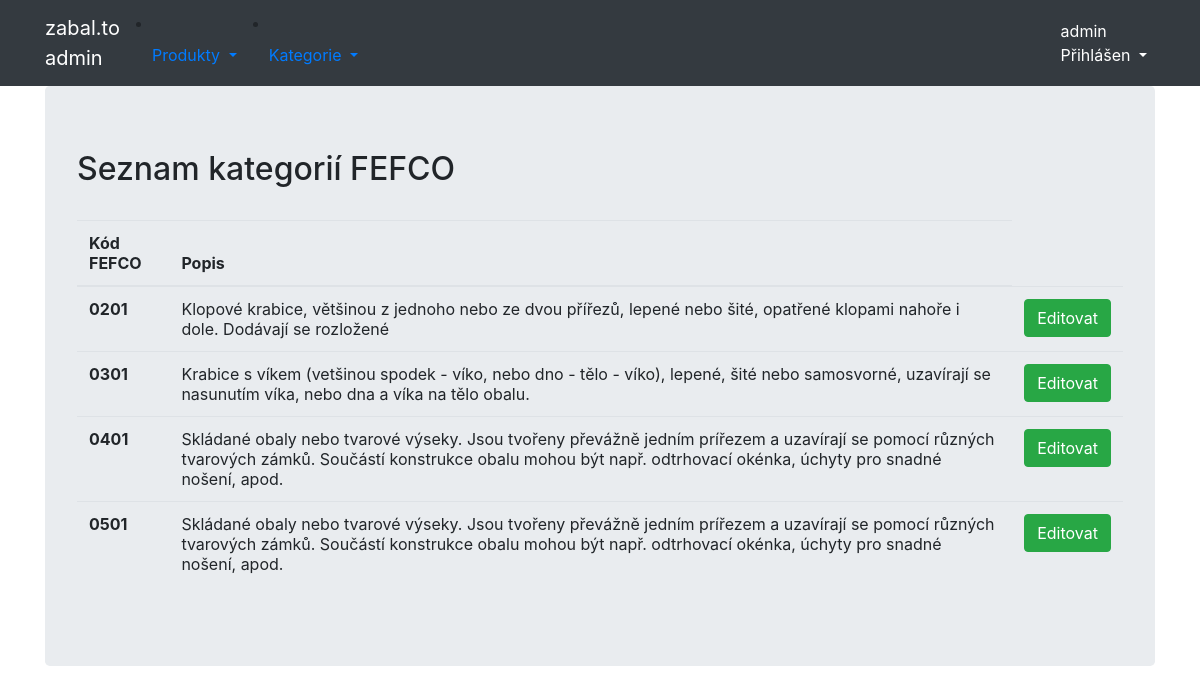
The app's page /utils/fefco (signed in), older data.
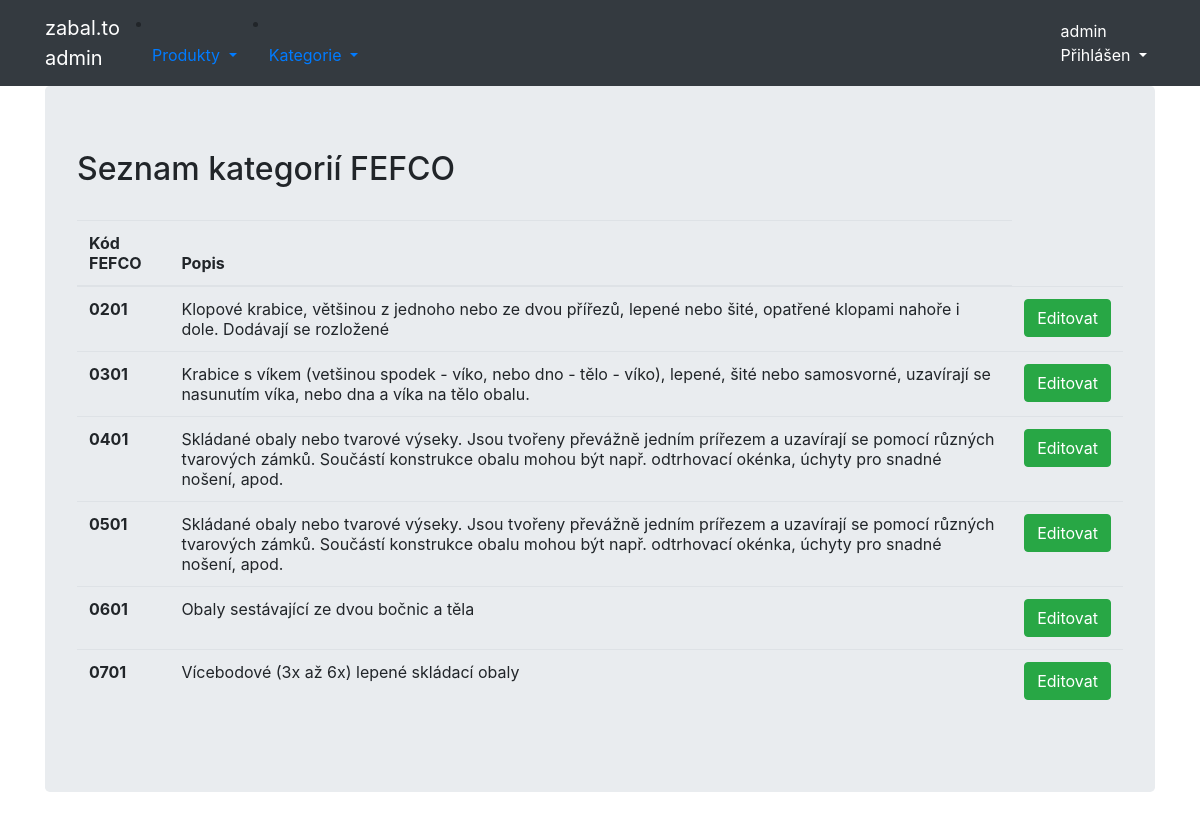
The same page, newer data.
### utils/models.py (models this page shows, shortened)
class Fefco(Model):
    fefco_code = IntegerField(primary_key=True)
    description = CharField(max_length=500)

### utils/views.py (the view, shortened to what this page needs)
# urls.py: path('utils/fefco', FefcoListView.as_view(), name='fefco'),
class FefcoListView(PermissionRequiredMixin, LoginRequiredMixin, ListView):
    template_name = 'fefco_list.html'
    model = Fefco
    permission_required = 'utils.utils'

### utils/templates/fefco_list.html
{% extends "base.html" %}
{% block content %}
    <h2>Seznam kategorií FEFCO</h2><br>
    <table class="table">
      <thead>
        <tr>
          <th scope="col">Kód FEFCO</th>
          <th scope="col">Popis</th>
        </tr>
      </thead>
      <tbody>
                {% for fefco in object_list %}
                    <tr>
                      <th scope="row">0{{ fefco.fefco_code}}</th>
                      <td>{{ fefco.description }}</td>
                           <th scope="row">
                            <a class="btn btn-success btm-sm" href="{% url 'fefco_update' pk=fefco.fefco_code %}">Editovat</a>
                           </th>
                    </tr>
                {% endfor %}
        </tbody>
    </table>
{% endblock %}

Row changes from the older to the newer data that the page shows:
added Fefco: fefco_code "601", description "Obaly sestávající ze dvou bočnic a těla"
added Fefco: fefco_code "701", description "Vícebodové (3x až 6x) lepené skládací obaly"
